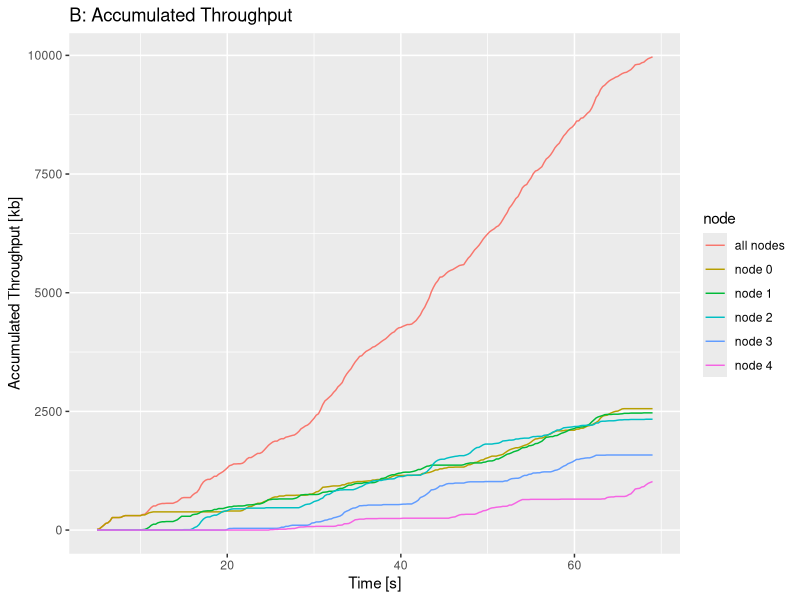

R code for this plot:
library(ggplot2)

pdf(file="ReNe_SoSe_2013_PA2b_943147_accu.pdf", onefile=TRUE, pagecentre=TRUE, width=12, height=6)

file <- read.csv(file="./ReNe_SoSe_2013_PA2b_943147_accuthroughput.csv", head=TRUE, sep=",")

print(
	ggplot(data = file, aes(x=time, y=bytes)) + geom_line(aes(colour=node)) + ylab("Accumulated Throughput [kb]") + xlab("Time [s]") + ggtitle("B: Accumulated Throughput")
)